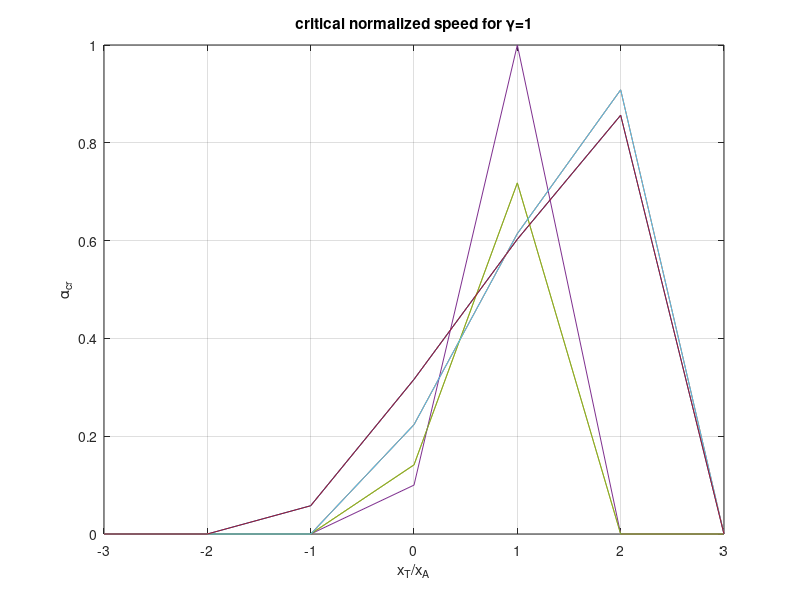

The MATLAB script that drew this image:
% ====================================================
clc; clear all; close all; format short g; tic;
fprintf('Program Starts\n')
fprintf('==============\n')
% ====================================================
gamma=1.25;
a=[-3:1:3]; % x_T/x_A
b=[-3:1:3];  % y_T/x_A

for i = 1: length(b)
    % calculate critical alpha:
    alpha_cr(i,:) =(1/(2*gamma))*(- sqrt((1-a).^2+b(i)^2)+ (gamma* sqrt((1+a).^2+b(i)^2)));
    
    % find elements less than zero or larger than one.
    k = find ((alpha_cr(i,:)<0)|(alpha_cr(i,:)>1));
    % set these elements to zero.
    alpha_cr (i,k)= 0;
    
    
    
    %=================
    
    xlabel('x_T/x_A');
    ylabel('\alpha_c_r');
    title('critical normalized speed for \gamma=1')
    plot (a, alpha_cr(i,:))
    grid on
    hold on
end


% =========================================
fprintf('==============\n')
fprintf('Program Ends\n')
toc
% =========================================